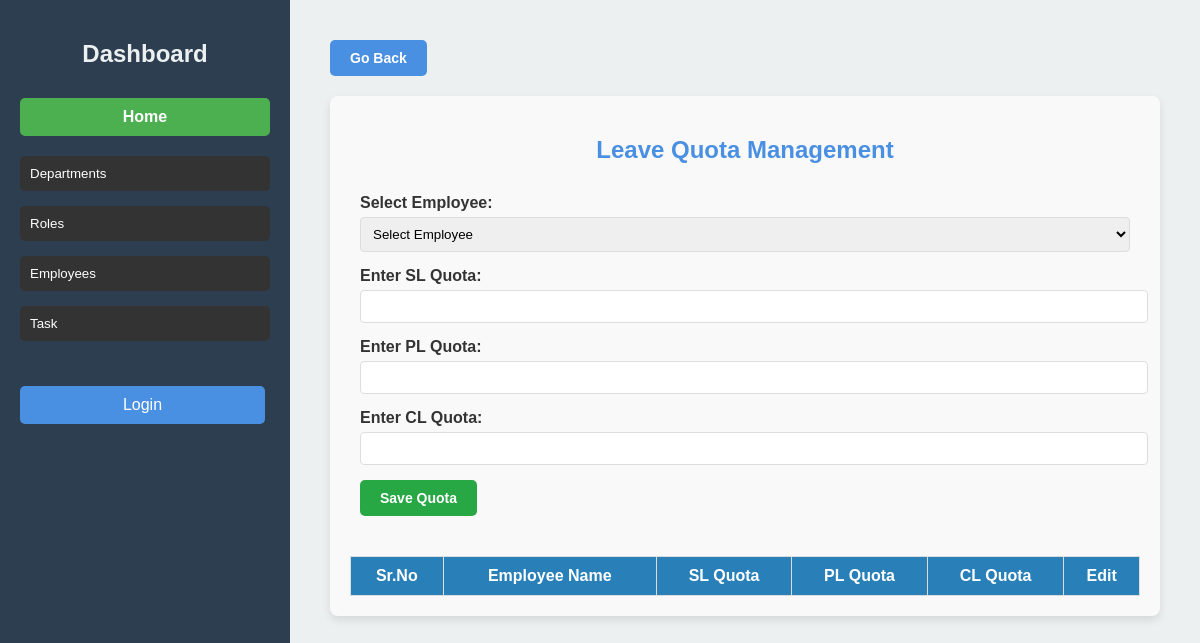
/leave-quota/, run on an earlier commit of the app's database.
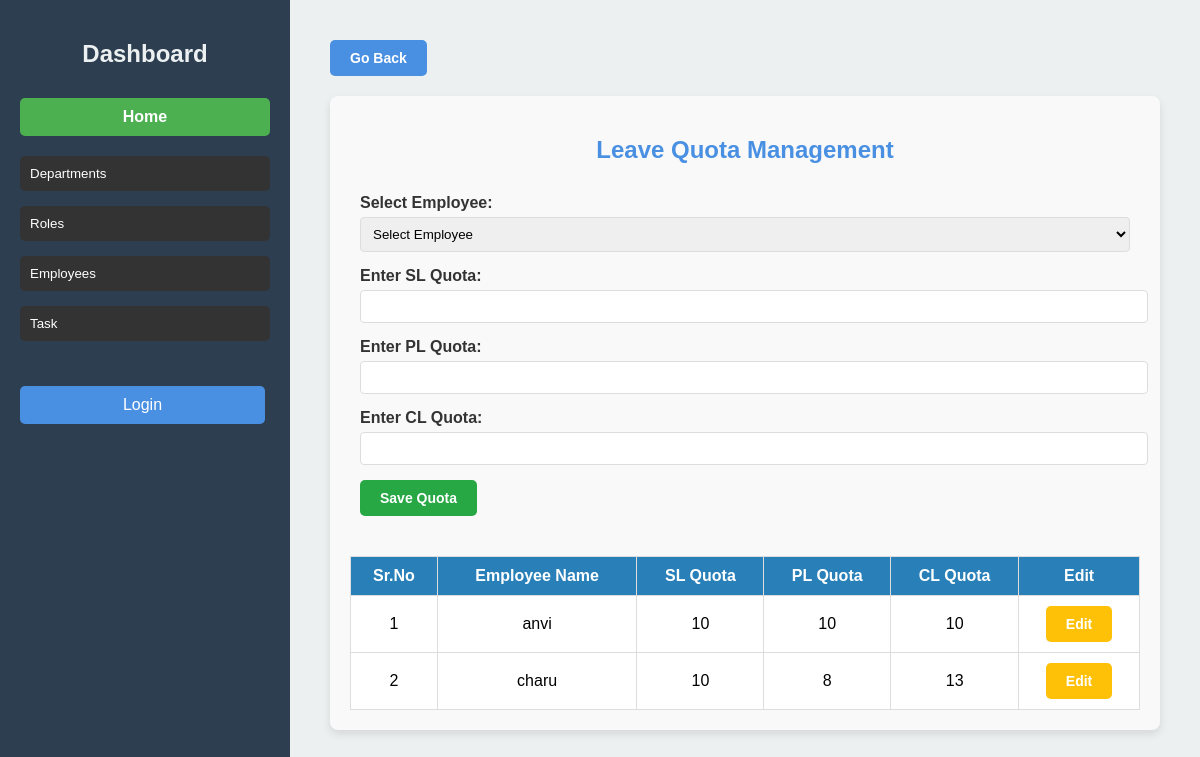
And on a later commit of the database.
### deptapp/models.py (models this page shows, shortened)
class Users(AbstractBaseUser, PermissionsMixin):
    first_name = models.CharField(max_length=50)
    last_name = models.CharField(max_length=50)
    email = models.EmailField(unique=True)
    mobile = models.CharField(max_length=10)
    role = models.ForeignKey('Roles', on_delete=models.SET_NULL, null=True)
    department = models.ForeignKey('Depart', on_delete=models.SET_NULL, null=True)
    reporting_manager = models.ForeignKey('self', on_delete=models.SET_NULL, null=True, blank=True)
    date_of_joining = models.DateField(auto_now_add=True)
    username = models.CharField(unique=True, max_length=100)
    password = models.CharField(max_length=255)
    created_at = models.DateTimeField(auto_now_add=True)
    updated_at = models.DateTimeField(auto_now=True)
    is_active = models.BooleanField(default=True)
    is_staff = models.BooleanField(default=False)
    objects = UserManager()
    USERNAME_FIELD = 'username'
    REQUIRED_FIELDS = ['email']

### deptapp/views.py (the view, shortened to what this page needs)
# urls.py: path('leave-quota/', views.leave_quota_view, name='leave_quota_view'),
def leave_quota_view(request):
    employees = Users.objects.all()
    leave_quotas = LeaveQuota.objects.select_related('employee')
    employee_data = {}
    for quota in leave_quotas:
        if quota.employee.id not in employee_data:
            employee_data[quota.employee.id] = {
                'employee_name': quota.employee.username,
                'SL': 0,  # Default values
                'PL': 0,
                'CL': 0
            }
        employee_data[quota.employee.id][quota.leave_type] = quota.remain_quota
    return render(request, 'leave_quota.html', {
        'employees': employees,
        'employee_data': employee_data
    })

### templates/leave_quota.html (shortened to what this page needs)
{% extends 'base.html' %}
{% block content %}
<a href="{% url 'leave_dashboard_admin' %}" class="btn btn-top">Go Back</a>
<div class="leave-quota-container">
    <h2 class="page-title">Leave Quota Management</h2>
    <form method="POST" action="" class="leave-quota-form">
        <div class="form-group">
            <label for="employee">Select Employee:</label>
            <select name="employee" id="employee" required>
                <option value="" disabled selected>Select Employee</option>
            </select>
        </div>
        <div class="form-group">
            <label for="sl_quota">Enter SL Quota:</label>
            <input type="number" name="sl_quota" id="sl_quota" required>
        </div>
        <div class="form-group">
            <label for="pl_quota">Enter PL Quota:</label>
            <input type="number" name="pl_quota" id="pl_quota" required>
        </div>
        <div class="form-group">
            <label for="cl_quota">Enter CL Quota:</label>
            <input type="number" name="cl_quota" id="cl_quota" required>
        </div>
        <button type="submit" class="btn btn-primary">Save Quota</button>
    </form>
    <table class="leave-quota-table">
        <thead>
            <tr>
                <th>Sr.No</th>
                <th>Employee Name</th>
                <th>SL Quota</th>
                <th>PL Quota</th>
                <th>CL Quota</th>
                <th>Edit</th>
            </tr>
        </thead>
        <tbody>
            {% for employee_id, data in employee_data.items %}
            <tr>
                <td>{{ forloop.counter }}</td>
                <td>{{ data.employee_name }}</td>
                <td>{{ data.SL }}</td>
                <td>{{ data.PL }}</td>
                <td>{{ data.CL }}</td>
                <td>
                    <button class="btn btn-edit"><a href="{% url 'edit_leave_quota' employee_id %}">Edit</a>
                    </button>
                </td>
            </tr>
            {% endfor %}
        </tbody>
    </table>
</div>
{% endblock %}

What changed in the data, as far as the page shows it:
now on this page (row edited): Users: employee_name "anvi"
now on this page (row edited): Users: employee_name "charu"
Also different on the page:
new list line: "1 10 10 10 Edit"
new list line: "2 10 8 13 Edit"
